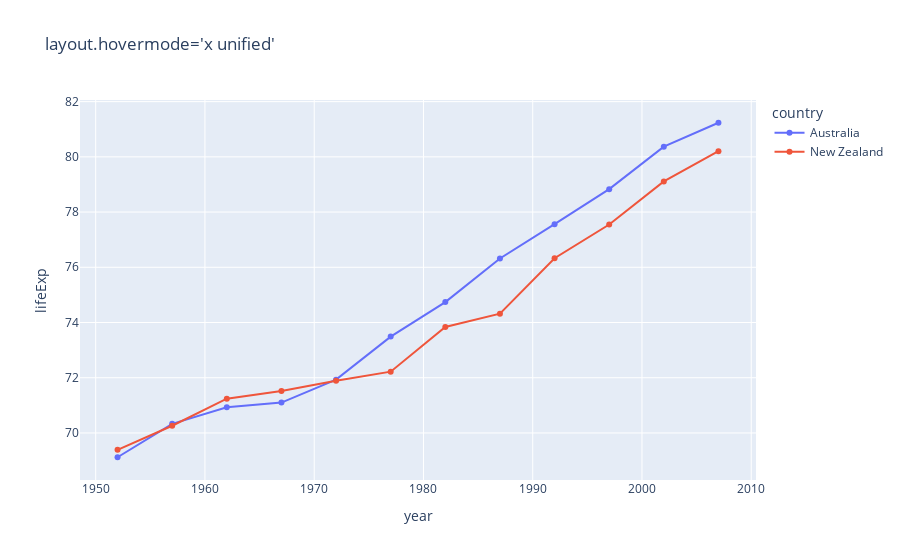

Here is the notebook cell this chart was saved with:
### Markdown cell above
### Interactive plots with Plotly

### Code cell
import plotly.express as px

df = px.data.gapminder().query("continent=='Oceania'")

fig = px.line(df, x="year", y="lifeExp", color="country", title="layout.hovermode='x unified'")
fig.update_traces(mode="markers+lines", hovertemplate=None)
fig.update_layout(hovermode="x unified")

fig.show()

### Figure 1 — Plotly figure (JSON) as saved in the notebook; plotly's stock layout.template omitted (floating-point values rounded to 4 significant figures)
{"data": [{"legendgroup": "Australia", "line": {"color": "#636efa", "dash": "solid"}, "marker": {"symbol": "circle"}, "mode": "markers+lines", "name": "Australia", "orientation": "v", "showlegend": true, "type": "scatter", "x": [1952, 1957, 1962, 1967, 1972, 1977, 1982, 1987, 1992, 1997, 2002, 2007], "xaxis": "x", "y": [69.12, 70.33, 70.93, 71.1, 71.93, 73.49, 74.74, 76.32, 77.56, 78.83, 80.37, 81.23], "yaxis": "y"}, {"legendgroup": "New Zealand", "line": {"color": "#EF553B", "dash": "solid"}, "marker": {"symbol": "circle"}, "mode": "markers+lines", "name": "New Zealand", "orientation": "v", "showlegend": true, "type": "scatter", "x": [1952, 1957, 1962, 1967, 1972, 1977, 1982, 1987, 1992, 1997, 2002, 2007], "xaxis": "x", "y": [69.39, 70.26, 71.24, 71.52, 71.89, 72.22, 73.84, 74.32, 76.33, 77.55, 79.11, 80.2], "yaxis": "y"}], "layout": {"hovermode": "x unified", "legend": {"title": {"text": "country"}, "tracegroupgap": 0}, "title": {"text": "layout.hovermode='x unified'"}, "xaxis": {"anchor": "y", "domain": [0, 1], "title": {"text": "year"}}, "yaxis": {"anchor": "x", "domain": [0, 1], "title": {"text": "lifeExp"}}}}
